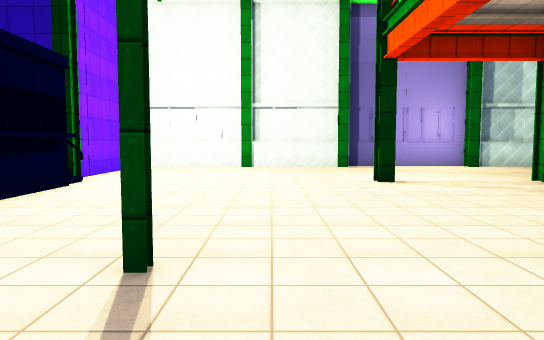
[1] (above)

12 first-person views from a walk through a 3-D level made in the Unity game engine. The camera is 1.5 m above the floor, tilts 4° down and sees 70° across. The floor is counted in squares, 2 m on a side. Each view is taken from the middle of a square. On the plan, view 1 faces up. The plan holds only what a view shows up to about 12 squares ahead; the rest is blank. The place goes on beyond the plan. Some surface patterns are stand-ins.

[2]
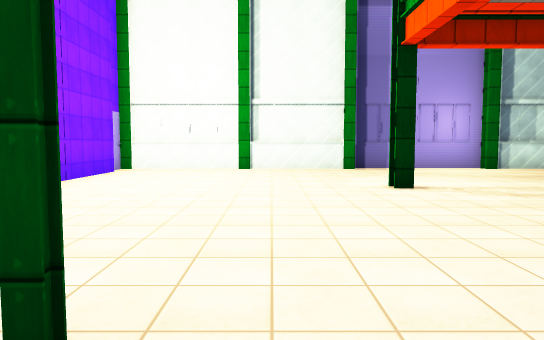

[3]
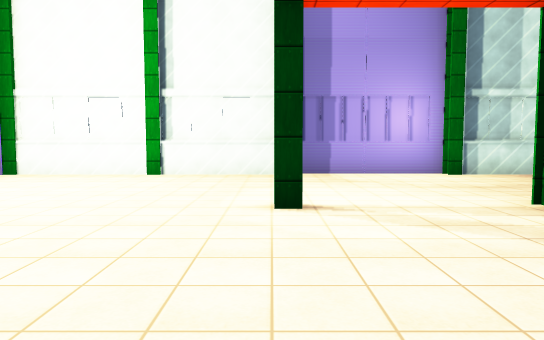

[4]
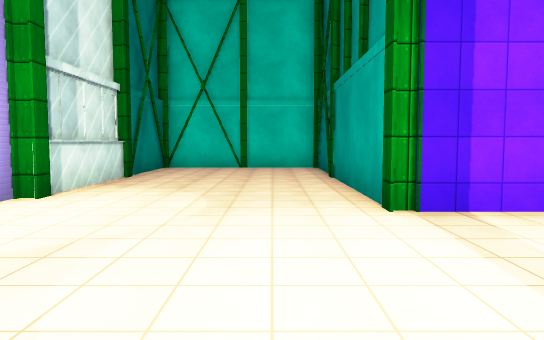

[5]
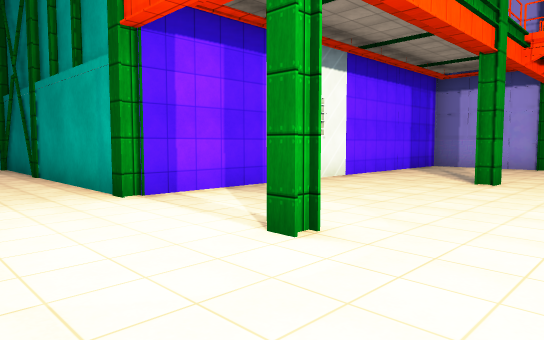

[6]
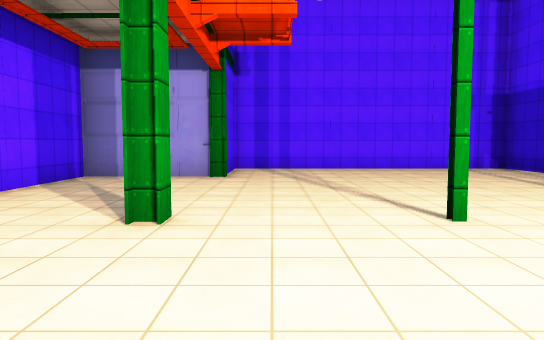

[7]
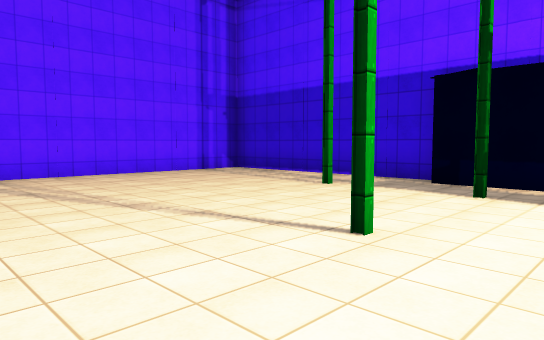

[8]
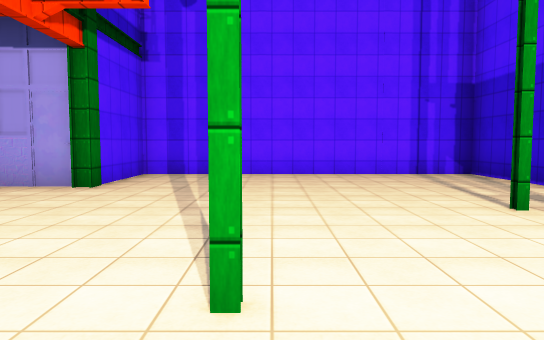

[9]
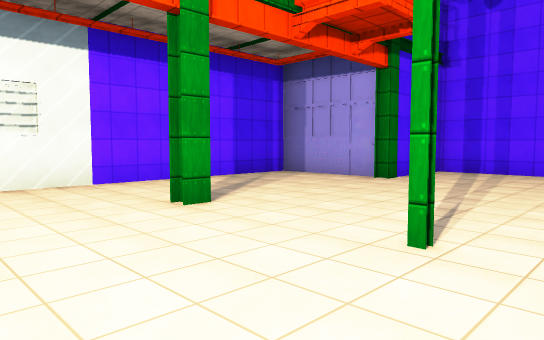

[10]
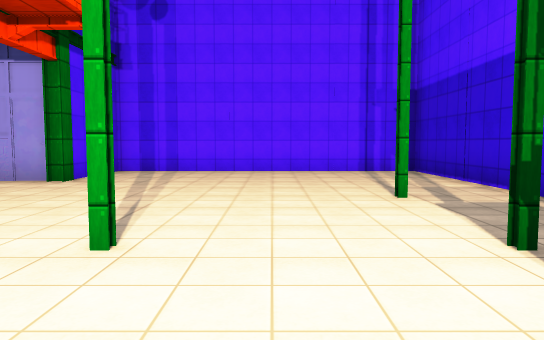

[11]
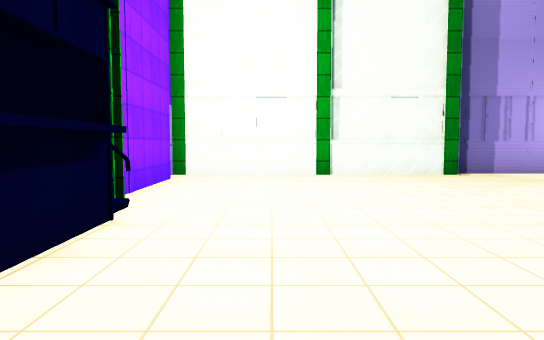

[12]
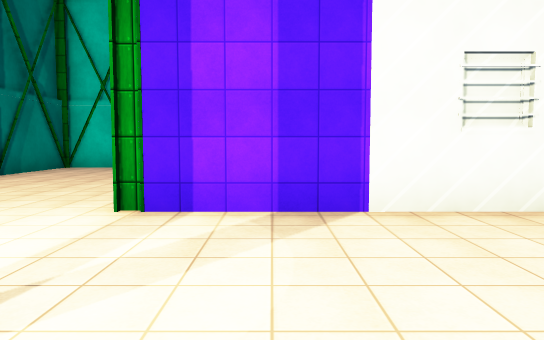

### Floor plan
Key: @ floor where view 1 was taken; # wall or solid block; x gap in a wall; . floor.
Columns run from 6 left of view 1 to 13 right of it. Each row starts with its distance up from view 1.
 13  ###################
 12  #.................#
 11  #.................#
 10  #.................#
  9  #.................#
  8  ##.....#..........#
  7   #.........########
  6    .........#
  5    .........#
  4    .........#
  3  .x.........#
  2 #....#..#...#
  1 #...........#
  0 #.#...@.....#
 -1 #...........#
 -2 #...........#
 -3 #.......#####
 -4 #.......#
 -5 #.......#
 -6 #########

Positions as (right, up) in squares from view 1, and headings:
1: (0, 0), facing up
2: (0, 1), facing up
3: (2, 3), facing up
4: (1, 9), facing right
5: (0, 10), facing down-right
6: (1, 6), facing down
7: (2, 4), facing down-left
8: (-1, 4), facing down
9: (-2, 5), facing down-right
10: (-2, 5), facing down
11: (-2, 3), facing up
12: (1, 6), facing right
